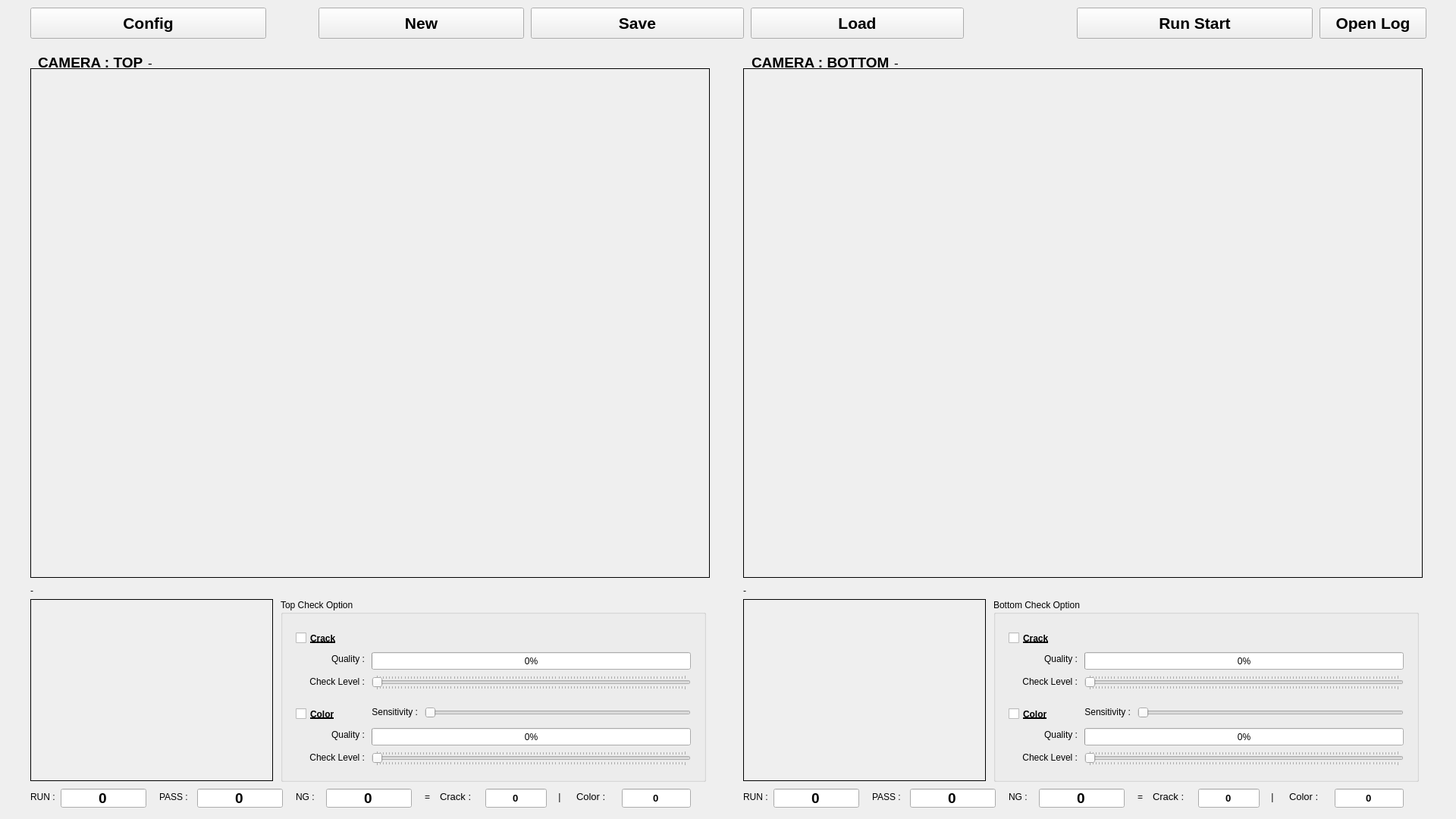
<?xml version="1.0" encoding="UTF-8"?>
<ui version="4.0">
 <class>MainWindow</class>
 <widget class="QMainWindow" name="MainWindow">
  <property name="geometry">
   <rect>
    <x>0</x>
    <y>0</y>
    <width>1920</width>
    <height>1080</height>
   </rect>
  </property>
  <property name="mouseTracking">
   <bool>true</bool>
  </property>
  <property name="windowTitle">
   <string>MainWindow</string>
  </property>
  <widget class="QWidget" name="centralWidget">
   <widget class="QLabel" name="label_image_top">
    <property name="geometry">
     <rect>
      <x>40</x>
      <y>90</y>
      <width>896</width>
      <height>672</height>
     </rect>
    </property>
    <property name="mouseTracking">
     <bool>true</bool>
    </property>
    <property name="frameShape">
     <enum>QFrame::Box</enum>
    </property>
    <property name="text">
     <string/>
    </property>
   </widget>
   <widget class="QLabel" name="label_image_bottom">
    <property name="geometry">
     <rect>
      <x>980</x>
      <y>90</y>
      <width>896</width>
      <height>672</height>
     </rect>
    </property>
    <property name="mouseTracking">
     <bool>true</bool>
    </property>
    <property name="frameShape">
     <enum>QFrame::Box</enum>
    </property>
    <property name="text">
     <string/>
    </property>
   </widget>
   <widget class="QLabel" name="label_image_top_bg">
    <property name="geometry">
     <rect>
      <x>40</x>
      <y>90</y>
      <width>896</width>
      <height>672</height>
     </rect>
    </property>
    <property name="mouseTracking">
     <bool>true</bool>
    </property>
    <property name="frameShape">
     <enum>QFrame::Box</enum>
    </property>
    <property name="text">
     <string/>
    </property>
   </widget>
   <widget class="QLabel" name="label_image_bottom_bg">
    <property name="geometry">
     <rect>
      <x>980</x>
      <y>90</y>
      <width>896</width>
      <height>672</height>
     </rect>
    </property>
    <property name="mouseTracking">
     <bool>true</bool>
    </property>
    <property name="frameShape">
     <enum>QFrame::Box</enum>
    </property>
    <property name="text">
     <string/>
    </property>
   </widget>
   <widget class="QLabel" name="label_image_top_object">
    <property name="geometry">
     <rect>
      <x>40</x>
      <y>790</y>
      <width>320</width>
      <height>240</height>
     </rect>
    </property>
    <property name="mouseTracking">
     <bool>true</bool>
    </property>
    <property name="frameShape">
     <enum>QFrame::Box</enum>
    </property>
    <property name="text">
     <string/>
    </property>
   </widget>
   <widget class="QLabel" name="label_job_info_top">
    <property name="geometry">
     <rect>
      <x>40</x>
      <y>770</y>
      <width>891</width>
      <height>17</height>
     </rect>
    </property>
    <property name="mouseTracking">
     <bool>true</bool>
    </property>
    <property name="text">
     <string>-</string>
    </property>
   </widget>
   <widget class="QLabel" name="label_image_top_object_bg">
    <property name="geometry">
     <rect>
      <x>40</x>
      <y>790</y>
      <width>320</width>
      <height>240</height>
     </rect>
    </property>
    <property name="mouseTracking">
     <bool>true</bool>
    </property>
    <property name="frameShape">
     <enum>QFrame::Box</enum>
    </property>
    <property name="text">
     <string/>
    </property>
   </widget>
   <widget class="QLabel" name="label_image_bottom_object_bg">
    <property name="geometry">
     <rect>
      <x>980</x>
      <y>790</y>
      <width>320</width>
      <height>240</height>
     </rect>
    </property>
    <property name="mouseTracking">
     <bool>true</bool>
    </property>
    <property name="frameShape">
     <enum>QFrame::Box</enum>
    </property>
    <property name="text">
     <string/>
    </property>
   </widget>
   <widget class="QLabel" name="label_image_bottom_object">
    <property name="geometry">
     <rect>
      <x>980</x>
      <y>790</y>
      <width>320</width>
      <height>240</height>
     </rect>
    </property>
    <property name="mouseTracking">
     <bool>true</bool>
    </property>
    <property name="frameShape">
     <enum>QFrame::Box</enum>
    </property>
    <property name="text">
     <string/>
    </property>
   </widget>
   <widget class="QLabel" name="label_job_info_bottom">
    <property name="geometry">
     <rect>
      <x>980</x>
      <y>770</y>
      <width>891</width>
      <height>17</height>
     </rect>
    </property>
    <property name="mouseTracking">
     <bool>true</bool>
    </property>
    <property name="text">
     <string>-</string>
    </property>
   </widget>
   <widget class="QPushButton" name="pushButton_config">
    <property name="geometry">
     <rect>
      <x>40</x>
      <y>10</y>
      <width>311</width>
      <height>41</height>
     </rect>
    </property>
    <property name="font">
     <font>
      <pointsize>16</pointsize>
      <weight>75</weight>
      <bold>true</bold>
     </font>
    </property>
    <property name="mouseTracking">
     <bool>true</bool>
    </property>
    <property name="text">
     <string>Config</string>
    </property>
   </widget>
   <widget class="QPushButton" name="pushButton_config_new">
    <property name="geometry">
     <rect>
      <x>420</x>
      <y>10</y>
      <width>271</width>
      <height>41</height>
     </rect>
    </property>
    <property name="font">
     <font>
      <pointsize>16</pointsize>
      <weight>75</weight>
      <bold>true</bold>
     </font>
    </property>
    <property name="mouseTracking">
     <bool>true</bool>
    </property>
    <property name="text">
     <string>New</string>
    </property>
   </widget>
   <widget class="QWidget" name="horizontalLayoutWidget">
    <property name="geometry">
     <rect>
      <x>39</x>
      <y>60</y>
      <width>891</width>
      <height>31</height>
     </rect>
    </property>
    <property name="mouseTracking">
     <bool>true</bool>
    </property>
    <layout class="QHBoxLayout" name="horizontalLayout">
     <property name="sizeConstraint">
      <enum>QLayout::SetFixedSize</enum>
     </property>
     <item>
      <widget class="QLabel" name="label">
       <property name="font">
        <font>
         <pointsize>14</pointsize>
         <weight>75</weight>
         <bold>true</bold>
        </font>
       </property>
       <property name="mouseTracking">
        <bool>true</bool>
       </property>
       <property name="text">
        <string>CAMERA : TOP</string>
       </property>
      </widget>
     </item>
     <item>
      <widget class="QLabel" name="label_info_top">
       <property name="font">
        <font>
         <pointsize>13</pointsize>
        </font>
       </property>
       <property name="mouseTracking">
        <bool>true</bool>
       </property>
       <property name="text">
        <string>-</string>
       </property>
      </widget>
     </item>
    </layout>
   </widget>
   <widget class="QWidget" name="horizontalLayoutWidget_2">
    <property name="geometry">
     <rect>
      <x>980</x>
      <y>60</y>
      <width>891</width>
      <height>31</height>
     </rect>
    </property>
    <property name="mouseTracking">
     <bool>true</bool>
    </property>
    <layout class="QHBoxLayout" name="horizontalLayout_2">
     <property name="sizeConstraint">
      <enum>QLayout::SetFixedSize</enum>
     </property>
     <item>
      <widget class="QLabel" name="label_2">
       <property name="font">
        <font>
         <pointsize>14</pointsize>
         <weight>75</weight>
         <bold>true</bold>
        </font>
       </property>
       <property name="mouseTracking">
        <bool>true</bool>
       </property>
       <property name="text">
        <string>CAMERA : BOTTOM</string>
       </property>
      </widget>
     </item>
     <item>
      <widget class="QLabel" name="label_info_bottom">
       <property name="font">
        <font>
         <pointsize>13</pointsize>
        </font>
       </property>
       <property name="mouseTracking">
        <bool>true</bool>
       </property>
       <property name="text">
        <string>-</string>
       </property>
      </widget>
     </item>
    </layout>
   </widget>
   <widget class="QPushButton" name="pushButton_config_save">
    <property name="geometry">
     <rect>
      <x>700</x>
      <y>10</y>
      <width>281</width>
      <height>41</height>
     </rect>
    </property>
    <property name="font">
     <font>
      <pointsize>16</pointsize>
      <weight>75</weight>
      <bold>true</bold>
     </font>
    </property>
    <property name="mouseTracking">
     <bool>true</bool>
    </property>
    <property name="text">
     <string>Save</string>
    </property>
   </widget>
   <widget class="QPushButton" name="pushButton_test_run">
    <property name="geometry">
     <rect>
      <x>1420</x>
      <y>10</y>
      <width>311</width>
      <height>41</height>
     </rect>
    </property>
    <property name="font">
     <font>
      <pointsize>16</pointsize>
      <weight>75</weight>
      <bold>true</bold>
     </font>
    </property>
    <property name="mouseTracking">
     <bool>true</bool>
    </property>
    <property name="text">
     <string>Run Start</string>
    </property>
   </widget>
   <widget class="QGroupBox" name="groupBox">
    <property name="geometry">
     <rect>
      <x>370</x>
      <y>790</y>
      <width>561</width>
      <height>241</height>
     </rect>
    </property>
    <property name="title">
     <string>Top Check Option</string>
    </property>
    <widget class="QSlider" name="horizontalSlider_level_top">
     <property name="geometry">
      <rect>
       <x>120</x>
       <y>100</y>
       <width>421</width>
       <height>20</height>
      </rect>
     </property>
     <property name="maximum">
      <number>100</number>
     </property>
     <property name="orientation">
      <enum>Qt::Horizontal</enum>
     </property>
     <property name="tickPosition">
      <enum>QSlider::TicksBothSides</enum>
     </property>
    </widget>
    <widget class="QLabel" name="label_3">
     <property name="geometry">
      <rect>
       <x>20</x>
       <y>100</y>
       <width>91</width>
       <height>17</height>
      </rect>
     </property>
     <property name="text">
      <string>Check Level :</string>
     </property>
     <property name="alignment">
      <set>Qt::AlignRight|Qt::AlignTrailing|Qt::AlignVCenter</set>
     </property>
    </widget>
    <widget class="QCheckBox" name="checkBox_check_crack_top">
     <property name="geometry">
      <rect>
       <x>20</x>
       <y>40</y>
       <width>61</width>
       <height>23</height>
      </rect>
     </property>
     <property name="font">
      <font>
       <weight>75</weight>
       <bold>true</bold>
       <underline>true</underline>
      </font>
     </property>
     <property name="text">
      <string>Crack</string>
     </property>
    </widget>
    <widget class="QProgressBar" name="progressBar_quality_top">
     <property name="geometry">
      <rect>
       <x>120</x>
       <y>70</y>
       <width>421</width>
       <height>23</height>
      </rect>
     </property>
     <property name="value">
      <number>0</number>
     </property>
    </widget>
    <widget class="QLabel" name="label_6">
     <property name="geometry">
      <rect>
       <x>20</x>
       <y>70</y>
       <width>91</width>
       <height>17</height>
      </rect>
     </property>
     <property name="text">
      <string>Quality :</string>
     </property>
     <property name="alignment">
      <set>Qt::AlignRight|Qt::AlignTrailing|Qt::AlignVCenter</set>
     </property>
    </widget>
    <widget class="QSlider" name="horizontalSlider_color_sensitivity_top">
     <property name="geometry">
      <rect>
       <x>190</x>
       <y>140</y>
       <width>351</width>
       <height>20</height>
      </rect>
     </property>
     <property name="maximum">
      <number>100</number>
     </property>
     <property name="orientation">
      <enum>Qt::Horizontal</enum>
     </property>
     <property name="tickPosition">
      <enum>QSlider::NoTicks</enum>
     </property>
    </widget>
    <widget class="QProgressBar" name="progressBar_color_quality_top">
     <property name="geometry">
      <rect>
       <x>120</x>
       <y>170</y>
       <width>421</width>
       <height>23</height>
      </rect>
     </property>
     <property name="value">
      <number>0</number>
     </property>
    </widget>
    <widget class="QLabel" name="label_4">
     <property name="geometry">
      <rect>
       <x>90</x>
       <y>140</y>
       <width>91</width>
       <height>17</height>
      </rect>
     </property>
     <property name="text">
      <string>Sensitivity :</string>
     </property>
     <property name="alignment">
      <set>Qt::AlignRight|Qt::AlignTrailing|Qt::AlignVCenter</set>
     </property>
    </widget>
    <widget class="QCheckBox" name="checkBox_check_color_top">
     <property name="geometry">
      <rect>
       <x>20</x>
       <y>140</y>
       <width>61</width>
       <height>23</height>
      </rect>
     </property>
     <property name="font">
      <font>
       <weight>75</weight>
       <bold>true</bold>
       <underline>true</underline>
      </font>
     </property>
     <property name="text">
      <string>Color</string>
     </property>
    </widget>
    <widget class="QLabel" name="label_14">
     <property name="geometry">
      <rect>
       <x>20</x>
       <y>170</y>
       <width>91</width>
       <height>17</height>
      </rect>
     </property>
     <property name="text">
      <string>Quality :</string>
     </property>
     <property name="alignment">
      <set>Qt::AlignRight|Qt::AlignTrailing|Qt::AlignVCenter</set>
     </property>
    </widget>
    <widget class="QSlider" name="horizontalSlider_color_level_top">
     <property name="geometry">
      <rect>
       <x>120</x>
       <y>200</y>
       <width>421</width>
       <height>20</height>
      </rect>
     </property>
     <property name="maximum">
      <number>100</number>
     </property>
     <property name="orientation">
      <enum>Qt::Horizontal</enum>
     </property>
     <property name="tickPosition">
      <enum>QSlider::TicksBothSides</enum>
     </property>
    </widget>
    <widget class="QLabel" name="label_17">
     <property name="geometry">
      <rect>
       <x>20</x>
       <y>200</y>
       <width>91</width>
       <height>17</height>
      </rect>
     </property>
     <property name="text">
      <string>Check Level :</string>
     </property>
     <property name="alignment">
      <set>Qt::AlignRight|Qt::AlignTrailing|Qt::AlignVCenter</set>
     </property>
    </widget>
   </widget>
   <widget class="QGroupBox" name="groupBox_2">
    <property name="geometry">
     <rect>
      <x>1310</x>
      <y>790</y>
      <width>561</width>
      <height>241</height>
     </rect>
    </property>
    <property name="title">
     <string>Bottom Check Option</string>
    </property>
    <widget class="QSlider" name="horizontalSlider_level_bottom">
     <property name="geometry">
      <rect>
       <x>120</x>
       <y>100</y>
       <width>421</width>
       <height>20</height>
      </rect>
     </property>
     <property name="maximum">
      <number>100</number>
     </property>
     <property name="orientation">
      <enum>Qt::Horizontal</enum>
     </property>
     <property name="tickPosition">
      <enum>QSlider::TicksBothSides</enum>
     </property>
    </widget>
    <widget class="QLabel" name="label_5">
     <property name="geometry">
      <rect>
       <x>20</x>
       <y>100</y>
       <width>91</width>
       <height>17</height>
      </rect>
     </property>
     <property name="text">
      <string>Check Level :</string>
     </property>
     <property name="alignment">
      <set>Qt::AlignRight|Qt::AlignTrailing|Qt::AlignVCenter</set>
     </property>
    </widget>
    <widget class="QCheckBox" name="checkBox_check_crack_bottom">
     <property name="geometry">
      <rect>
       <x>20</x>
       <y>40</y>
       <width>61</width>
       <height>23</height>
      </rect>
     </property>
     <property name="font">
      <font>
       <weight>75</weight>
       <bold>true</bold>
       <underline>true</underline>
      </font>
     </property>
     <property name="text">
      <string>Crack</string>
     </property>
    </widget>
    <widget class="QLabel" name="label_7">
     <property name="geometry">
      <rect>
       <x>20</x>
       <y>70</y>
       <width>91</width>
       <height>17</height>
      </rect>
     </property>
     <property name="text">
      <string>Quality :</string>
     </property>
     <property name="alignment">
      <set>Qt::AlignRight|Qt::AlignTrailing|Qt::AlignVCenter</set>
     </property>
    </widget>
    <widget class="QProgressBar" name="progressBar_quality_bottom">
     <property name="geometry">
      <rect>
       <x>120</x>
       <y>70</y>
       <width>421</width>
       <height>23</height>
      </rect>
     </property>
     <property name="value">
      <number>0</number>
     </property>
    </widget>
    <widget class="QLabel" name="label_15">
     <property name="geometry">
      <rect>
       <x>20</x>
       <y>170</y>
       <width>91</width>
       <height>17</height>
      </rect>
     </property>
     <property name="text">
      <string>Quality :</string>
     </property>
     <property name="alignment">
      <set>Qt::AlignRight|Qt::AlignTrailing|Qt::AlignVCenter</set>
     </property>
    </widget>
    <widget class="QCheckBox" name="checkBox_check_color_bottom">
     <property name="geometry">
      <rect>
       <x>20</x>
       <y>140</y>
       <width>61</width>
       <height>23</height>
      </rect>
     </property>
     <property name="font">
      <font>
       <weight>75</weight>
       <bold>true</bold>
       <underline>true</underline>
      </font>
     </property>
     <property name="text">
      <string>Color</string>
     </property>
    </widget>
    <widget class="QProgressBar" name="progressBar_color_quality_bottom">
     <property name="geometry">
      <rect>
       <x>120</x>
       <y>170</y>
       <width>421</width>
       <height>23</height>
      </rect>
     </property>
     <property name="value">
      <number>0</number>
     </property>
    </widget>
    <widget class="QSlider" name="horizontalSlider_color_sensitivity_bottom">
     <property name="geometry">
      <rect>
       <x>190</x>
       <y>140</y>
       <width>351</width>
       <height>20</height>
      </rect>
     </property>
     <property name="maximum">
      <number>100</number>
     </property>
     <property name="orientation">
      <enum>Qt::Horizontal</enum>
     </property>
     <property name="invertedAppearance">
      <bool>false</bool>
     </property>
     <property name="invertedControls">
      <bool>false</bool>
     </property>
     <property name="tickPosition">
      <enum>QSlider::NoTicks</enum>
     </property>
    </widget>
    <widget class="QLabel" name="label_16">
     <property name="geometry">
      <rect>
       <x>90</x>
       <y>140</y>
       <width>91</width>
       <height>17</height>
      </rect>
     </property>
     <property name="text">
      <string>Sensitivity :</string>
     </property>
     <property name="alignment">
      <set>Qt::AlignRight|Qt::AlignTrailing|Qt::AlignVCenter</set>
     </property>
    </widget>
    <widget class="QLabel" name="label_18">
     <property name="geometry">
      <rect>
       <x>20</x>
       <y>200</y>
       <width>91</width>
       <height>17</height>
      </rect>
     </property>
     <property name="text">
      <string>Check Level :</string>
     </property>
     <property name="alignment">
      <set>Qt::AlignRight|Qt::AlignTrailing|Qt::AlignVCenter</set>
     </property>
    </widget>
    <widget class="QSlider" name="horizontalSlider_color_level_bottom">
     <property name="geometry">
      <rect>
       <x>120</x>
       <y>200</y>
       <width>421</width>
       <height>20</height>
      </rect>
     </property>
     <property name="maximum">
      <number>100</number>
     </property>
     <property name="orientation">
      <enum>Qt::Horizontal</enum>
     </property>
     <property name="tickPosition">
      <enum>QSlider::TicksBothSides</enum>
     </property>
    </widget>
   </widget>
   <widget class="QLabel" name="label_8">
    <property name="geometry">
     <rect>
      <x>40</x>
      <y>1040</y>
      <width>41</width>
      <height>21</height>
     </rect>
    </property>
    <property name="text">
     <string>RUN : </string>
    </property>
   </widget>
   <widget class="QLineEdit" name="lineEdit_count_run_top">
    <property name="geometry">
     <rect>
      <x>80</x>
      <y>1040</y>
      <width>113</width>
      <height>25</height>
     </rect>
    </property>
    <property name="font">
     <font>
      <pointsize>14</pointsize>
      <weight>75</weight>
      <bold>true</bold>
     </font>
    </property>
    <property name="text">
     <string>0</string>
    </property>
    <property name="frame">
     <bool>true</bool>
    </property>
    <property name="alignment">
     <set>Qt::AlignCenter</set>
    </property>
    <property name="readOnly">
     <bool>true</bool>
    </property>
   </widget>
   <widget class="QLineEdit" name="lineEdit_count_pass_top">
    <property name="geometry">
     <rect>
      <x>260</x>
      <y>1040</y>
      <width>113</width>
      <height>25</height>
     </rect>
    </property>
    <property name="font">
     <font>
      <pointsize>14</pointsize>
      <weight>75</weight>
      <bold>true</bold>
     </font>
    </property>
    <property name="text">
     <string>0</string>
    </property>
    <property name="frame">
     <bool>true</bool>
    </property>
    <property name="alignment">
     <set>Qt::AlignCenter</set>
    </property>
    <property name="readOnly">
     <bool>true</bool>
    </property>
   </widget>
   <widget class="QLabel" name="label_9">
    <property name="geometry">
     <rect>
      <x>210</x>
      <y>1040</y>
      <width>41</width>
      <height>21</height>
     </rect>
    </property>
    <property name="text">
     <string>PASS : </string>
    </property>
   </widget>
   <widget class="QLabel" name="label_10">
    <property name="geometry">
     <rect>
      <x>390</x>
      <y>1040</y>
      <width>31</width>
      <height>21</height>
     </rect>
    </property>
    <property name="text">
     <string>NG : </string>
    </property>
   </widget>
   <widget class="QLineEdit" name="lineEdit_count_ng_top">
    <property name="geometry">
     <rect>
      <x>430</x>
      <y>1040</y>
      <width>113</width>
      <height>25</height>
     </rect>
    </property>
    <property name="font">
     <font>
      <pointsize>14</pointsize>
      <weight>75</weight>
      <bold>true</bold>
     </font>
    </property>
    <property name="text">
     <string>0</string>
    </property>
    <property name="frame">
     <bool>true</bool>
    </property>
    <property name="alignment">
     <set>Qt::AlignCenter</set>
    </property>
    <property name="readOnly">
     <bool>true</bool>
    </property>
   </widget>
   <widget class="QLabel" name="label_11">
    <property name="geometry">
     <rect>
      <x>1150</x>
      <y>1040</y>
      <width>41</width>
      <height>21</height>
     </rect>
    </property>
    <property name="text">
     <string>PASS : </string>
    </property>
   </widget>
   <widget class="QLineEdit" name="lineEdit_count_ng_bottom">
    <property name="geometry">
     <rect>
      <x>1370</x>
      <y>1040</y>
      <width>113</width>
      <height>25</height>
     </rect>
    </property>
    <property name="font">
     <font>
      <pointsize>14</pointsize>
      <weight>75</weight>
      <bold>true</bold>
     </font>
    </property>
    <property name="text">
     <string>0</string>
    </property>
    <property name="frame">
     <bool>true</bool>
    </property>
    <property name="alignment">
     <set>Qt::AlignCenter</set>
    </property>
    <property name="readOnly">
     <bool>true</bool>
    </property>
   </widget>
   <widget class="QLineEdit" name="lineEdit_count_pass_bottom">
    <property name="geometry">
     <rect>
      <x>1200</x>
      <y>1040</y>
      <width>113</width>
      <height>25</height>
     </rect>
    </property>
    <property name="font">
     <font>
      <pointsize>14</pointsize>
      <weight>75</weight>
      <bold>true</bold>
     </font>
    </property>
    <property name="text">
     <string>0</string>
    </property>
    <property name="frame">
     <bool>true</bool>
    </property>
    <property name="alignment">
     <set>Qt::AlignCenter</set>
    </property>
    <property name="readOnly">
     <bool>true</bool>
    </property>
   </widget>
   <widget class="QLineEdit" name="lineEdit_count_run_bottom">
    <property name="geometry">
     <rect>
      <x>1020</x>
      <y>1040</y>
      <width>113</width>
      <height>25</height>
     </rect>
    </property>
    <property name="font">
     <font>
      <pointsize>14</pointsize>
      <weight>75</weight>
      <bold>true</bold>
     </font>
    </property>
    <property name="text">
     <string>0</string>
    </property>
    <property name="frame">
     <bool>true</bool>
    </property>
    <property name="alignment">
     <set>Qt::AlignCenter</set>
    </property>
    <property name="readOnly">
     <bool>true</bool>
    </property>
   </widget>
   <widget class="QLabel" name="label_12">
    <property name="geometry">
     <rect>
      <x>1330</x>
      <y>1040</y>
      <width>31</width>
      <height>21</height>
     </rect>
    </property>
    <property name="text">
     <string>NG : </string>
    </property>
   </widget>
   <widget class="QLabel" name="label_13">
    <property name="geometry">
     <rect>
      <x>980</x>
      <y>1040</y>
      <width>41</width>
      <height>21</height>
     </rect>
    </property>
    <property name="text">
     <string>RUN : </string>
    </property>
   </widget>
   <widget class="QLabel" name="label_19">
    <property name="geometry">
     <rect>
      <x>560</x>
      <y>1040</y>
      <width>16</width>
      <height>21</height>
     </rect>
    </property>
    <property name="text">
     <string>=</string>
    </property>
   </widget>
   <widget class="QLineEdit" name="lineEdit_count_ng_crack_top">
    <property name="geometry">
     <rect>
      <x>640</x>
      <y>1040</y>
      <width>81</width>
      <height>25</height>
     </rect>
    </property>
    <property name="font">
     <font>
      <pointsize>10</pointsize>
      <weight>75</weight>
      <bold>true</bold>
     </font>
    </property>
    <property name="text">
     <string>0</string>
    </property>
    <property name="frame">
     <bool>true</bool>
    </property>
    <property name="alignment">
     <set>Qt::AlignCenter</set>
    </property>
    <property name="readOnly">
     <bool>true</bool>
    </property>
   </widget>
   <widget class="QLabel" name="label_20">
    <property name="geometry">
     <rect>
      <x>580</x>
      <y>1040</y>
      <width>51</width>
      <height>21</height>
     </rect>
    </property>
    <property name="font">
     <font>
      <pointsize>10</pointsize>
     </font>
    </property>
    <property name="text">
     <string>Crack :</string>
    </property>
   </widget>
   <widget class="QLabel" name="label_21">
    <property name="geometry">
     <rect>
      <x>760</x>
      <y>1040</y>
      <width>51</width>
      <height>21</height>
     </rect>
    </property>
    <property name="font">
     <font>
      <pointsize>10</pointsize>
     </font>
    </property>
    <property name="text">
     <string>Color :</string>
    </property>
   </widget>
   <widget class="QLineEdit" name="lineEdit_count_ng_color_top">
    <property name="geometry">
     <rect>
      <x>820</x>
      <y>1040</y>
      <width>91</width>
      <height>25</height>
     </rect>
    </property>
    <property name="font">
     <font>
      <pointsize>10</pointsize>
      <weight>75</weight>
      <bold>true</bold>
     </font>
    </property>
    <property name="text">
     <string>0</string>
    </property>
    <property name="frame">
     <bool>true</bool>
    </property>
    <property name="alignment">
     <set>Qt::AlignCenter</set>
    </property>
    <property name="readOnly">
     <bool>true</bool>
    </property>
   </widget>
   <widget class="QLabel" name="label_22">
    <property name="geometry">
     <rect>
      <x>730</x>
      <y>1040</y>
      <width>16</width>
      <height>21</height>
     </rect>
    </property>
    <property name="text">
     <string>|</string>
    </property>
    <property name="alignment">
     <set>Qt::AlignCenter</set>
    </property>
   </widget>
   <widget class="QLineEdit" name="lineEdit_count_ng_color_bottom">
    <property name="geometry">
     <rect>
      <x>1760</x>
      <y>1040</y>
      <width>91</width>
      <height>25</height>
     </rect>
    </property>
    <property name="font">
     <font>
      <pointsize>10</pointsize>
      <weight>75</weight>
      <bold>true</bold>
     </font>
    </property>
    <property name="text">
     <string>0</string>
    </property>
    <property name="frame">
     <bool>true</bool>
    </property>
    <property name="alignment">
     <set>Qt::AlignCenter</set>
    </property>
    <property name="readOnly">
     <bool>true</bool>
    </property>
   </widget>
   <widget class="QLabel" name="label_23">
    <property name="geometry">
     <rect>
      <x>1500</x>
      <y>1040</y>
      <width>16</width>
      <height>21</height>
     </rect>
    </property>
    <property name="text">
     <string>=</string>
    </property>
   </widget>
   <widget class="QLabel" name="label_24">
    <property name="geometry">
     <rect>
      <x>1520</x>
      <y>1040</y>
      <width>51</width>
      <height>21</height>
     </rect>
    </property>
    <property name="font">
     <font>
      <pointsize>10</pointsize>
     </font>
    </property>
    <property name="text">
     <string>Crack :</string>
    </property>
   </widget>
   <widget class="QLineEdit" name="lineEdit_count_ng_crack_bottom">
    <property name="geometry">
     <rect>
      <x>1580</x>
      <y>1040</y>
      <width>81</width>
      <height>25</height>
     </rect>
    </property>
    <property name="font">
     <font>
      <pointsize>10</pointsize>
      <weight>75</weight>
      <bold>true</bold>
     </font>
    </property>
    <property name="text">
     <string>0</string>
    </property>
    <property name="frame">
     <bool>true</bool>
    </property>
    <property name="alignment">
     <set>Qt::AlignCenter</set>
    </property>
    <property name="readOnly">
     <bool>true</bool>
    </property>
   </widget>
   <widget class="QLabel" name="label_25">
    <property name="geometry">
     <rect>
      <x>1700</x>
      <y>1040</y>
      <width>51</width>
      <height>21</height>
     </rect>
    </property>
    <property name="font">
     <font>
      <pointsize>10</pointsize>
     </font>
    </property>
    <property name="text">
     <string>Color :</string>
    </property>
   </widget>
   <widget class="QLabel" name="label_26">
    <property name="geometry">
     <rect>
      <x>1670</x>
      <y>1040</y>
      <width>16</width>
      <height>21</height>
     </rect>
    </property>
    <property name="text">
     <string>|</string>
    </property>
    <property name="alignment">
     <set>Qt::AlignCenter</set>
    </property>
   </widget>
   <widget class="QPushButton" name="pushButton_test_open_log">
    <property name="geometry">
     <rect>
      <x>1740</x>
      <y>10</y>
      <width>141</width>
      <height>41</height>
     </rect>
    </property>
    <property name="font">
     <font>
      <pointsize>16</pointsize>
      <weight>75</weight>
      <bold>true</bold>
     </font>
    </property>
    <property name="mouseTracking">
     <bool>true</bool>
    </property>
    <property name="text">
     <string>Open Log</string>
    </property>
   </widget>
   <widget class="QPushButton" name="pushButton_config_load">
    <property name="geometry">
     <rect>
      <x>990</x>
      <y>10</y>
      <width>281</width>
      <height>41</height>
     </rect>
    </property>
    <property name="font">
     <font>
      <pointsize>16</pointsize>
      <weight>75</weight>
      <bold>true</bold>
     </font>
    </property>
    <property name="mouseTracking">
     <bool>true</bool>
    </property>
    <property name="text">
     <string>Load</string>
    </property>
   </widget>
   <zorder>label_image_top_bg</zorder>
   <zorder>label_image_bottom_bg</zorder>
   <zorder>label_image_top</zorder>
   <zorder>label_image_bottom</zorder>
   <zorder>label_job_info_top</zorder>
   <zorder>label_image_top_object_bg</zorder>
   <zorder>label_image_bottom_object_bg</zorder>
   <zorder>label_image_bottom_object</zorder>
   <zorder>label_job_info_bottom</zorder>
   <zorder>label_image_top_object</zorder>
   <zorder>pushButton_config</zorder>
   <zorder>pushButton_config_new</zorder>
   <zorder>horizontalLayoutWidget</zorder>
   <zorder>horizontalLayoutWidget_2</zorder>
   <zorder>pushButton_config_save</zorder>
   <zorder>pushButton_test_run</zorder>
   <zorder>groupBox</zorder>
   <zorder>groupBox_2</zorder>
   <zorder>label_8</zorder>
   <zorder>lineEdit_count_run_top</zorder>
   <zorder>lineEdit_count_pass_top</zorder>
   <zorder>label_9</zorder>
   <zorder>label_10</zorder>
   <zorder>lineEdit_count_ng_top</zorder>
   <zorder>label_11</zorder>
   <zorder>lineEdit_count_ng_bottom</zorder>
   <zorder>lineEdit_count_pass_bottom</zorder>
   <zorder>lineEdit_count_run_bottom</zorder>
   <zorder>label_12</zorder>
   <zorder>label_13</zorder>
   <zorder>label_19</zorder>
   <zorder>lineEdit_count_ng_crack_top</zorder>
   <zorder>label_20</zorder>
   <zorder>label_21</zorder>
   <zorder>lineEdit_count_ng_color_top</zorder>
   <zorder>label_22</zorder>
   <zorder>lineEdit_count_ng_color_bottom</zorder>
   <zorder>label_23</zorder>
   <zorder>label_24</zorder>
   <zorder>lineEdit_count_ng_crack_bottom</zorder>
   <zorder>label_25</zorder>
   <zorder>label_26</zorder>
   <zorder>pushButton_test_open_log</zorder>
   <zorder>pushButton_config_load</zorder>
  </widget>
 </widget>
 <layoutdefault spacing="6" margin="11"/>
 <resources/>
 <connections/>
</ui>
